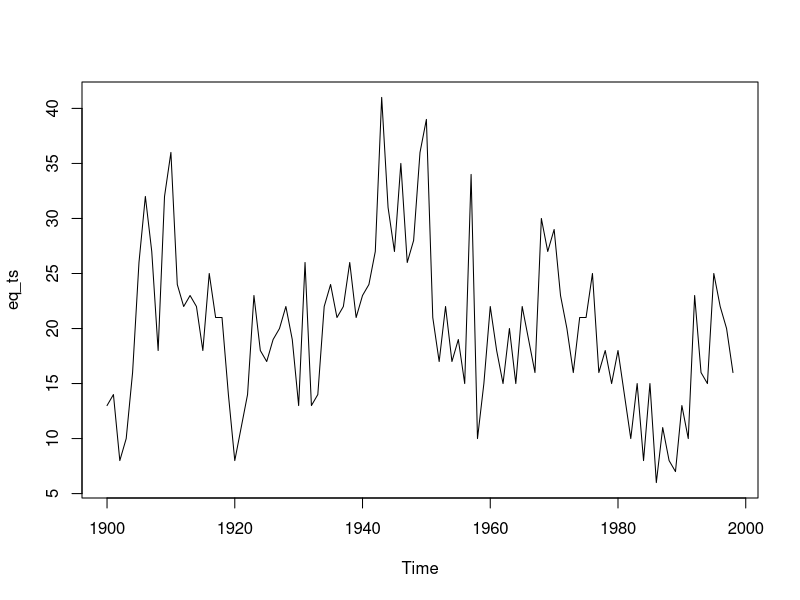
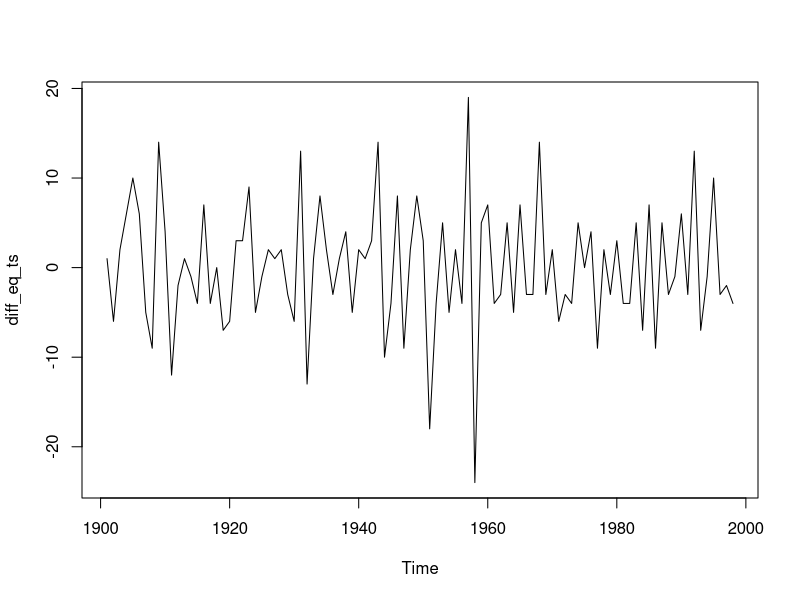

Generate these figures, in order, with R:
#T1

#a

data_eq <- read.csv2("eq.csv", header=TRUE, sep = ",")

eq_ts <- ts(data_eq$Quakes, start=1900, freq=1)

#b

ts.plot(eq_ts)

diff_eq_ts <- diff(eq_ts)

ts.plot(diff_eq_ts)

#T2

